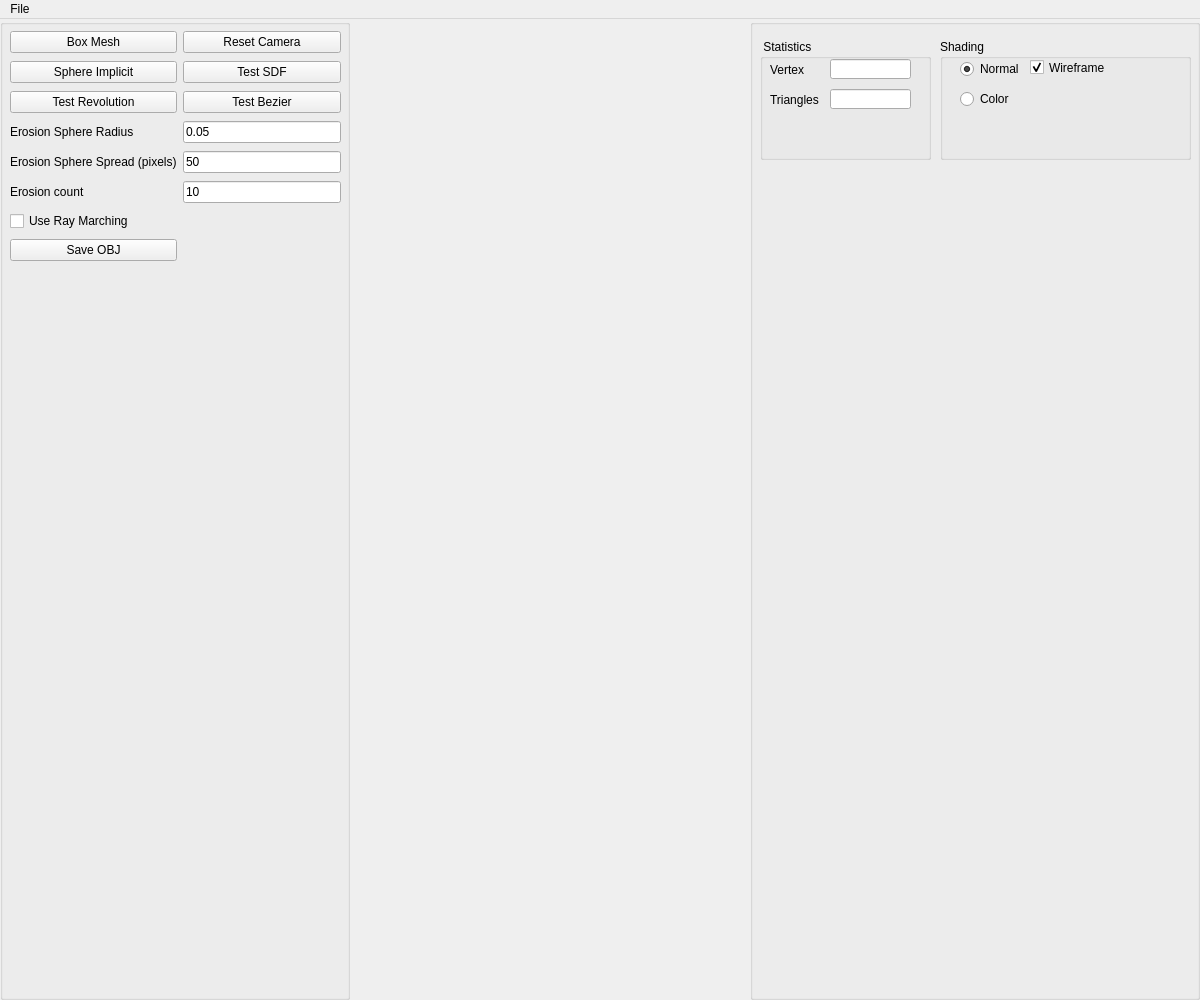
<?xml version="1.0" encoding="UTF-8"?>
<ui version="4.0">
 <class>Assets</class>
 <widget class="QMainWindow" name="Assets">
  <property name="geometry">
   <rect>
    <x>0</x>
    <y>0</y>
    <width>1200</width>
    <height>1000</height>
   </rect>
  </property>
  <property name="minimumSize">
   <size>
    <width>420</width>
    <height>300</height>
   </size>
  </property>
  <property name="windowTitle">
   <string>Implicit Terrain</string>
  </property>
  <widget class="QWidget" name="centralwidget">
   <layout class="QHBoxLayout">
    <property name="spacing">
     <number>0</number>
    </property>
    <property name="leftMargin">
     <number>0</number>
    </property>
    <property name="topMargin">
     <number>0</number>
    </property>
    <property name="rightMargin">
     <number>0</number>
    </property>
    <property name="bottomMargin">
     <number>0</number>
    </property>
    <item>
     <widget class="QGroupBox" name="Objects_groupBox">
      <property name="enabled">
       <bool>true</bool>
      </property>
      <property name="sizePolicy">
       <sizepolicy hsizetype="Fixed" vsizetype="Minimum">
        <horstretch>0</horstretch>
        <verstretch>0</verstretch>
       </sizepolicy>
      </property>
      <property name="minimumSize">
       <size>
        <width>350</width>
        <height>250</height>
       </size>
      </property>
      <property name="title">
       <string/>
      </property>
      <widget class="QWidget" name="gridLayoutWidget">
       <property name="geometry">
        <rect>
         <x>10</x>
         <y>10</y>
         <width>331</width>
         <height>234</height>
        </rect>
       </property>
       <layout class="QGridLayout" name="gridLayout">
        <item row="5" column="1">
         <widget class="QLineEdit" name="erosion_count_input">
          <property name="text">
           <string>10</string>
          </property>
         </widget>
        </item>
        <item row="6" column="0">
         <widget class="QCheckBox" name="use_ray_marching_checkbox">
          <property name="text">
           <string>Use Ray Marching</string>
          </property>
         </widget>
        </item>
        <item row="5" column="0">
         <widget class="QLabel" name="erosion_count_label">
          <property name="text">
           <string>Erosion count</string>
          </property>
         </widget>
        </item>
        <item row="0" column="1">
         <widget class="QPushButton" name="resetcameraButton">
          <property name="toolTip">
           <string>&lt;html&gt;&lt;head/&gt;&lt;body&gt;&lt;p&gt;&lt;span style=&quot; color:#5500ff;&quot;&gt;Callback #03&lt;/span&gt;&lt;/p&gt;&lt;p&gt;&lt;span style=&quot; font-style:italic; color:#aa00ff;&quot;&gt;Create Eurographics 1996 Bird&lt;/span&gt;&lt;/p&gt;&lt;/body&gt;&lt;/html&gt;</string>
          </property>
          <property name="text">
           <string>Reset Camera</string>
          </property>
          <property name="checkable">
           <bool>true</bool>
          </property>
          <property name="autoDefault">
           <bool>false</bool>
          </property>
          <property name="default">
           <bool>false</bool>
          </property>
          <property name="flat">
           <bool>false</bool>
          </property>
         </widget>
        </item>
        <item row="1" column="1">
         <widget class="QPushButton" name="testSDFButton">
          <property name="text">
           <string>Test SDF</string>
          </property>
         </widget>
        </item>
        <item row="7" column="0">
         <widget class="QPushButton" name="save_obj_button">
          <property name="text">
           <string>Save OBJ</string>
          </property>
         </widget>
        </item>
        <item row="1" column="0">
         <widget class="QPushButton" name="sphereImplicit">
          <property name="toolTip">
           <string>&lt;!DOCTYPE HTML PUBLIC &quot;-//W3C//DTD HTML 4.0//EN&quot; &quot;http://www.w3.org/TR/REC-html40/strict.dtd&quot;&gt;
&lt;html&gt;&lt;head&gt;&lt;meta name=&quot;qrichtext&quot; content=&quot;1&quot; /&gt;&lt;style type=&quot;text/css&quot;&gt;
p, li { white-space: pre-wrap; }
&lt;/style&gt;&lt;/head&gt;&lt;body style=&quot; font-family:'MS Shell Dlg 2'; font-size:8pt; font-weight:400; font-style:normal;&quot;&gt;
&lt;p style=&quot; margin-top:0px; margin-bottom:0px; margin-left:0px; margin-right:0px; -qt-block-indent:0; text-indent:0px;&quot;&gt;&lt;span style=&quot; color:#5500ff;&quot;&gt;Callback #01&lt;/span&gt;&lt;/p&gt;
&lt;p style=&quot; margin-top:0px; margin-bottom:0px; margin-left:0px; margin-right:0px; -qt-block-indent:0; text-indent:0px;&quot;&gt;&lt;span style=&quot; font-style:italic; color:#aa00ff;&quot;&gt;Create Eurographics 1996 Bear&lt;/span&gt;&lt;/p&gt;&lt;/body&gt;&lt;/html&gt;</string>
          </property>
          <property name="text">
           <string>Sphere Implicit</string>
          </property>
          <property name="checkable">
           <bool>false</bool>
          </property>
         </widget>
        </item>
        <item row="4" column="0">
         <widget class="QLabel" name="erosion_sphere_spread_label">
          <property name="text">
           <string>Erosion Sphere Spread (pixels)</string>
          </property>
         </widget>
        </item>
        <item row="3" column="1">
         <widget class="QLineEdit" name="erosion_sphere_radius_input">
          <property name="text">
           <string>0.05</string>
          </property>
         </widget>
        </item>
        <item row="3" column="0">
         <widget class="QLabel" name="erosion_sphere_radius_label">
          <property name="sizePolicy">
           <sizepolicy hsizetype="Minimum" vsizetype="Minimum">
            <horstretch>0</horstretch>
            <verstretch>0</verstretch>
           </sizepolicy>
          </property>
          <property name="text">
           <string>Erosion Sphere Radius</string>
          </property>
         </widget>
        </item>
        <item row="4" column="1">
         <widget class="QLineEdit" name="erosion_sphere_spread_input">
          <property name="text">
           <string>50</string>
          </property>
         </widget>
        </item>
        <item row="0" column="0">
         <widget class="QPushButton" name="boxMesh">
          <property name="toolTip">
           <string>&lt;!DOCTYPE HTML PUBLIC &quot;-//W3C//DTD HTML 4.0//EN&quot; &quot;http://www.w3.org/TR/REC-html40/strict.dtd&quot;&gt;
&lt;html&gt;&lt;head&gt;&lt;meta name=&quot;qrichtext&quot; content=&quot;1&quot; /&gt;&lt;style type=&quot;text/css&quot;&gt;
p, li { white-space: pre-wrap; }
&lt;/style&gt;&lt;/head&gt;&lt;body style=&quot; font-family:'MS Shell Dlg 2'; font-size:8pt; font-weight:400; font-style:normal;&quot;&gt;
&lt;p style=&quot; margin-top:0px; margin-bottom:0px; margin-left:0px; margin-right:0px; -qt-block-indent:0; text-indent:0px;&quot;&gt;&lt;span style=&quot; color:#5500ff;&quot;&gt;Callback #01&lt;/span&gt;&lt;/p&gt;
&lt;p style=&quot; margin-top:0px; margin-bottom:0px; margin-left:0px; margin-right:0px; -qt-block-indent:0; text-indent:0px;&quot;&gt;&lt;span style=&quot; font-style:italic; color:#aa00ff;&quot;&gt;Create Eurographics 1996 Bear&lt;/span&gt;&lt;/p&gt;&lt;/body&gt;&lt;/html&gt;</string>
          </property>
          <property name="text">
           <string>Box Mesh</string>
          </property>
          <property name="checkable">
           <bool>false</bool>
          </property>
         </widget>
        </item>
        <item row="2" column="1">
         <widget class="QPushButton" name="testBezierButton">
          <property name="text">
           <string>Test Bezier</string>
          </property>
         </widget>
        </item>
        <item row="2" column="0">
         <widget class="QPushButton" name="testRevolutionButton">
          <property name="text">
           <string>Test Revolution</string>
          </property>
         </widget>
        </item>
       </layout>
      </widget>
     </widget>
    </item>
    <item>
     <widget class="QWidget" name="widget_GL" native="true"/>
    </item>
    <item>
     <widget class="QGroupBox" name="Parameters_groupBox">
      <property name="sizePolicy">
       <sizepolicy hsizetype="Maximum" vsizetype="Minimum">
        <horstretch>0</horstretch>
        <verstretch>0</verstretch>
       </sizepolicy>
      </property>
      <property name="minimumSize">
       <size>
        <width>450</width>
        <height>141</height>
       </size>
      </property>
      <property name="title">
       <string/>
      </property>
      <widget class="QGroupBox" name="groupBox_4">
       <property name="geometry">
        <rect>
         <x>10</x>
         <y>20</y>
         <width>171</width>
         <height>121</height>
        </rect>
       </property>
       <property name="title">
        <string> Statistics</string>
       </property>
       <widget class="QLabel" name="label_2">
        <property name="geometry">
         <rect>
          <x>10</x>
          <y>20</y>
          <width>61</width>
          <height>21</height>
         </rect>
        </property>
        <property name="text">
         <string>Vertex</string>
        </property>
       </widget>
       <widget class="QLineEdit" name="lineEdit_2">
        <property name="geometry">
         <rect>
          <x>70</x>
          <y>50</y>
          <width>81</width>
          <height>20</height>
         </rect>
        </property>
        <property name="alignment">
         <set>Qt::AlignRight|Qt::AlignTrailing|Qt::AlignVCenter</set>
        </property>
       </widget>
       <widget class="QLabel" name="label_3">
        <property name="geometry">
         <rect>
          <x>10</x>
          <y>50</y>
          <width>61</width>
          <height>21</height>
         </rect>
        </property>
        <property name="text">
         <string>Triangles</string>
        </property>
       </widget>
       <widget class="QLineEdit" name="lineEdit">
        <property name="geometry">
         <rect>
          <x>70</x>
          <y>20</y>
          <width>81</width>
          <height>20</height>
         </rect>
        </property>
        <property name="text">
         <string/>
        </property>
        <property name="alignment">
         <set>Qt::AlignRight|Qt::AlignTrailing|Qt::AlignVCenter</set>
        </property>
       </widget>
      </widget>
      <widget class="QGroupBox" name="groupBox_13">
       <property name="geometry">
        <rect>
         <x>190</x>
         <y>20</y>
         <width>251</width>
         <height>121</height>
        </rect>
       </property>
       <property name="title">
        <string>Shading</string>
       </property>
       <widget class="QRadioButton" name="radioShadingButton_1">
        <property name="geometry">
         <rect>
          <x>20</x>
          <y>20</y>
          <width>61</width>
          <height>20</height>
         </rect>
        </property>
        <property name="text">
         <string>Normal</string>
        </property>
        <property name="checked">
         <bool>true</bool>
        </property>
       </widget>
       <widget class="QCheckBox" name="wireframe">
        <property name="geometry">
         <rect>
          <x>90</x>
          <y>20</y>
          <width>81</width>
          <height>17</height>
         </rect>
        </property>
        <property name="text">
         <string>Wireframe</string>
        </property>
        <property name="checked">
         <bool>true</bool>
        </property>
       </widget>
       <widget class="QRadioButton" name="radioShadingButton_2">
        <property name="geometry">
         <rect>
          <x>20</x>
          <y>50</y>
          <width>61</width>
          <height>20</height>
         </rect>
        </property>
        <property name="text">
         <string>Color</string>
        </property>
        <property name="checked">
         <bool>false</bool>
        </property>
       </widget>
      </widget>
     </widget>
    </item>
   </layout>
  </widget>
  <widget class="QMenuBar" name="menubar">
   <property name="geometry">
    <rect>
     <x>0</x>
     <y>0</y>
     <width>1200</width>
     <height>21</height>
    </rect>
   </property>
   <widget class="QMenu" name="menuFile">
    <property name="title">
     <string>File</string>
    </property>
   </widget>
   <addaction name="menuFile"/>
  </widget>
  <action name="actionExit">
   <property name="text">
    <string>Exit</string>
   </property>
   <property name="shortcut">
    <string>Esc</string>
   </property>
  </action>
  <action name="actionNew_Scene">
   <property name="text">
    <string>New Scene</string>
   </property>
  </action>
  <action name="actionExport_obj">
   <property name="text">
    <string>OBJ File (.obj)</string>
   </property>
  </action>
  <action name="actionExport_ma">
   <property name="text">
    <string>Maya File (.ma)</string>
   </property>
  </action>
  <action name="actionLoad_ma">
   <property name="text">
    <string>Load</string>
   </property>
  </action>
  <action name="actionGL">
   <property name="text">
    <string>GL</string>
   </property>
  </action>
  <action name="actionVectorized">
   <property name="text">
    <string>Vectorized</string>
   </property>
  </action>
  <action name="actionExport_svg">
   <property name="text">
    <string>SVG File (.svg)</string>
   </property>
  </action>
  <action name="actionSphere_Tracing_png">
   <property name="text">
    <string>Sphere Tracing (.png)</string>
   </property>
  </action>
 </widget>
 <resources/>
 <connections/>
</ui>
